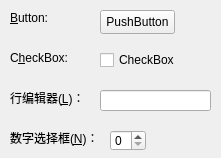
<?xml version="1.0" encoding="UTF-8"?>
<ui version="4.0">
 <class>MyWidget</class>
 <widget class="QWidget" name="MyWidget">
  <property name="geometry">
   <rect>
    <x>0</x>
    <y>0</y>
    <width>221</width>
    <height>158</height>
   </rect>
  </property>
  <property name="windowTitle">
   <string>MyWidget</string>
  </property>
  <widget class="QLabel" name="label">
   <property name="geometry">
    <rect>
     <x>10</x>
     <y>10</y>
     <width>41</width>
     <height>16</height>
    </rect>
   </property>
   <property name="text">
    <string>&amp;Button:</string>
   </property>
   <property name="buddy">
    <cstring>pushButton</cstring>
   </property>
  </widget>
  <widget class="QCheckBox" name="checkBox">
   <property name="geometry">
    <rect>
     <x>100</x>
     <y>50</y>
     <width>80</width>
     <height>20</height>
    </rect>
   </property>
   <property name="text">
    <string>CheckBox</string>
   </property>
  </widget>
  <widget class="QLabel" name="label_2">
   <property name="geometry">
    <rect>
     <x>10</x>
     <y>50</y>
     <width>60</width>
     <height>16</height>
    </rect>
   </property>
   <property name="text">
    <string>C&amp;heckBox:</string>
   </property>
   <property name="buddy">
    <cstring>checkBox</cstring>
   </property>
  </widget>
  <widget class="QLineEdit" name="lineEdit">
   <property name="geometry">
    <rect>
     <x>100</x>
     <y>90</y>
     <width>111</width>
     <height>21</height>
    </rect>
   </property>
  </widget>
  <widget class="QLabel" name="label_3">
   <property name="geometry">
    <rect>
     <x>10</x>
     <y>90</y>
     <width>74</width>
     <height>16</height>
    </rect>
   </property>
   <property name="text">
    <string>行编辑器(&amp;L)：</string>
   </property>
   <property name="buddy">
    <cstring>lineEdit</cstring>
   </property>
  </widget>
  <widget class="QSpinBox" name="spinBox">
   <property name="geometry">
    <rect>
     <x>110</x>
     <y>130</y>
     <width>36</width>
     <height>21</height>
    </rect>
   </property>
  </widget>
  <widget class="QLabel" name="label_4">
   <property name="geometry">
    <rect>
     <x>10</x>
     <y>130</y>
     <width>90</width>
     <height>16</height>
    </rect>
   </property>
   <property name="text">
    <string>数字选择框(&amp;N)：</string>
   </property>
   <property name="buddy">
    <cstring>spinBox</cstring>
   </property>
  </widget>
  <widget class="QPushButton" name="pushButton">
   <property name="geometry">
    <rect>
     <x>100</x>
     <y>10</y>
     <width>75</width>
     <height>24</height>
    </rect>
   </property>
   <property name="text">
    <string>PushButton</string>
   </property>
  </widget>
 </widget>
 <layoutdefault spacing="6" margin="11"/>
 <tabstops>
  <tabstop>lineEdit</tabstop>
  <tabstop>spinBox</tabstop>
  <tabstop>pushButton</tabstop>
  <tabstop>checkBox</tabstop>
 </tabstops>
 <resources/>
 <connections/>
</ui>
